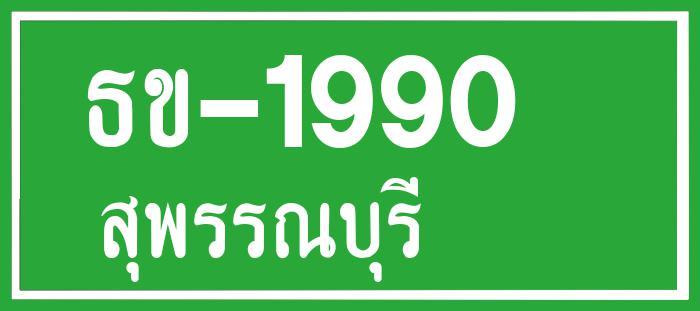
#> input picture Test_Loop_Tessract/g-bk104.jpg, 700 x 311 px, found by its file name; its folder holds 4 pictures in this run
$ python test_loop_Image.py
#> lines starting #> are read from the running program, lines starting #| are printed output that depends on the picture
import cv2
from PIL import Image
from PIL import Image, ImageGrab
import os


images_per_class = 80
fixed_size       = (620, 480)
path       = "Test_Loop_Tessract"

# [14 lines of commented-out code are left out]

for images in os.listdir(path):
    # check if the image end swith png or jpg or jpeg
    if (images.endswith(".jpg")):
        full_path = path + "\\" + str(images)
        img = cv2.imread(full_path)
#> img is the input picture: shape (311, 700, 3); mean B, G, R 97.1, 184, 84.3
        img = cv2.resize(img, (620,480) ) #ปรับขนาดรูปภาพ
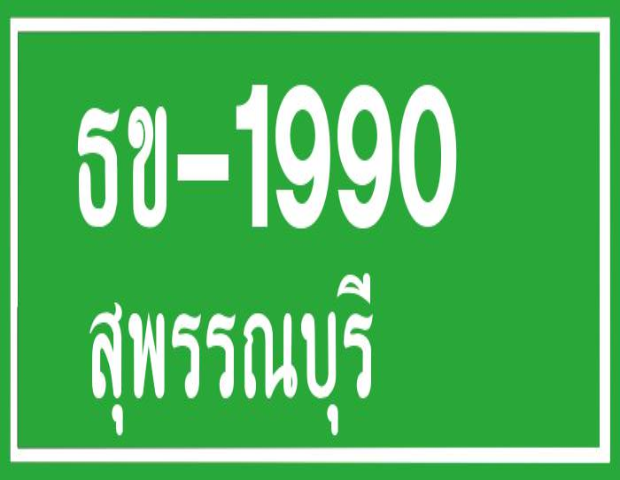
#> img: shape (480, 620, 3); mean B, G, R 97, 184, 84.2
        # display
        print(img)
#> (printed output is left out)
#> pass 2 of the loop `for images in os.listdir(path):`:
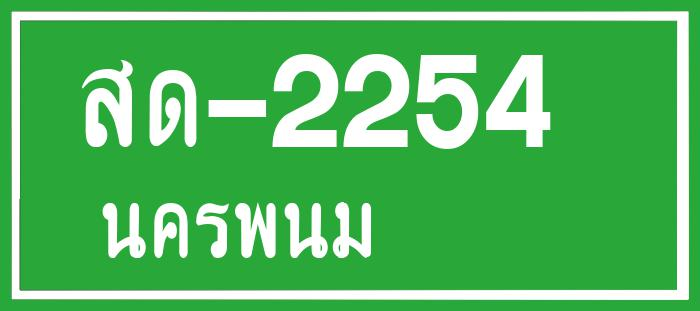
#> input picture Test_Loop_Tessract/g-bk115.jpg, 700 x 311 px, found by its file name
#> img is the input picture: shape (311, 700, 3); mean B, G, R 97.5, 184.2, 84.9
#> `img = cv2.resize(img, (620,480) )`:
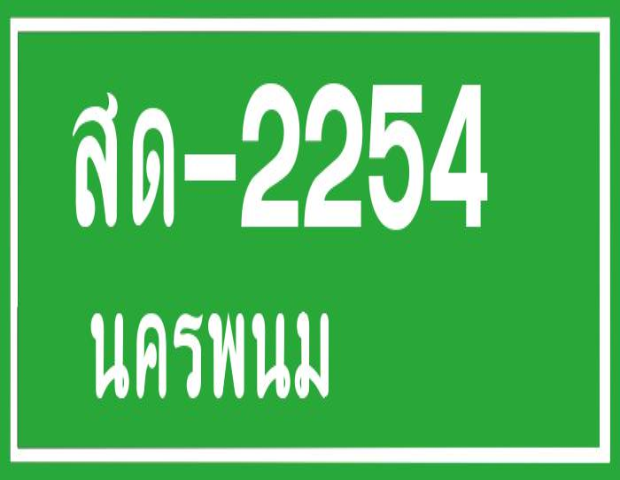
#> img: shape (480, 620, 3); mean B, G, R 97.5, 184.2, 84.8
#> (printed output is left out)
#> pass 3 of the loop `for images in os.listdir(path):`:
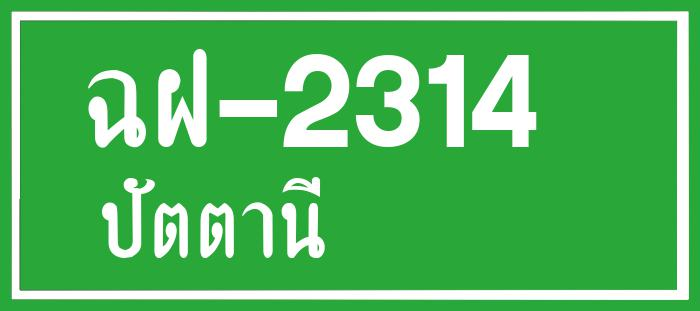
#> input picture Test_Loop_Tessract/g-bk117.jpg, 700 x 311 px, found by its file name
#> img is the input picture: shape (311, 700, 3); mean B, G, R 94.9, 183.1, 82
#> `img = cv2.resize(img, (620,480) )`:
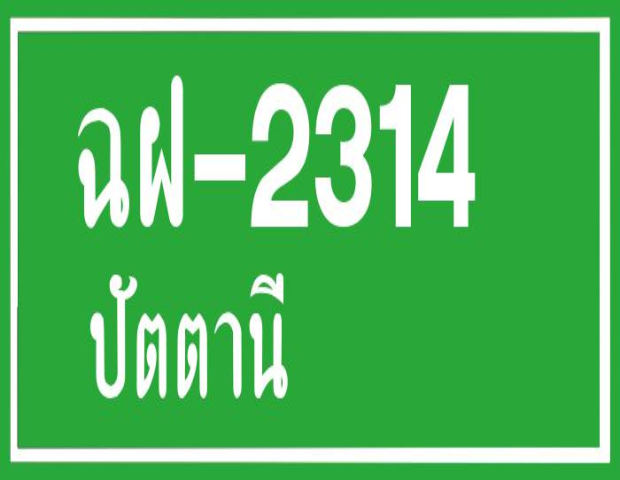
#> img: shape (480, 620, 3); mean B, G, R 94.9, 183.1, 81.9
#> (printed output is left out)
#> the loop made 4 passes; the first 3 are shown
